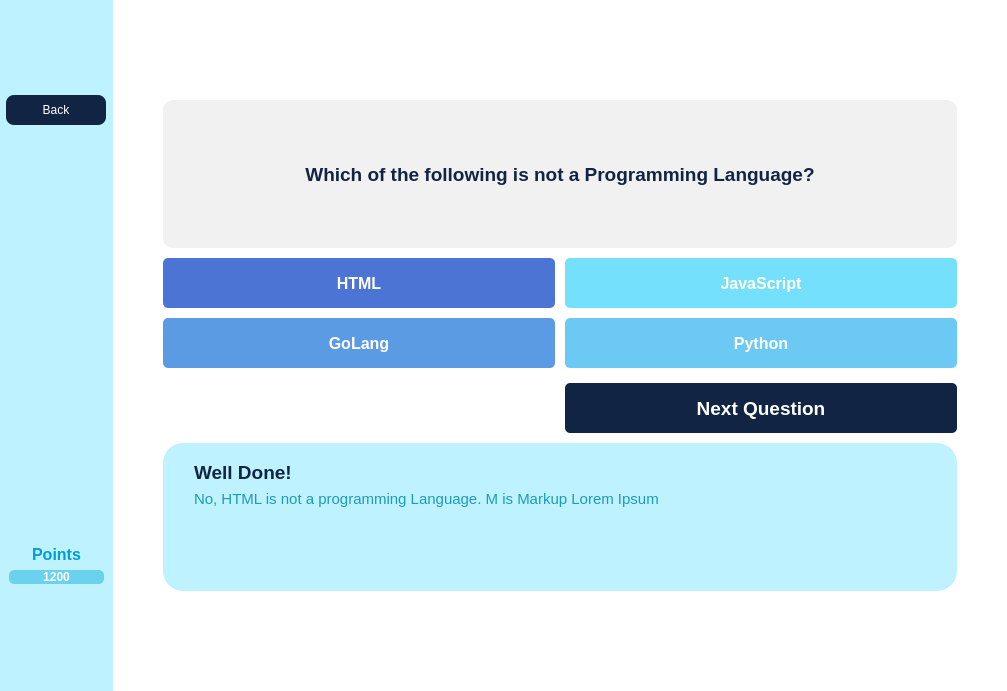
<?xml version="1.0" encoding="UTF-8"?>
<ui version="4.0">
 <class>MainWindow</class>
 <widget class="QMainWindow" name="MainWindow">
  <property name="geometry">
   <rect>
    <x>0</x>
    <y>0</y>
    <width>1007</width>
    <height>691</height>
   </rect>
  </property>
  <property name="sizePolicy">
   <sizepolicy hsizetype="MinimumExpanding" vsizetype="MinimumExpanding">
    <horstretch>0</horstretch>
    <verstretch>0</verstretch>
   </sizepolicy>
  </property>
  <property name="windowTitle">
   <string>MainWindow</string>
  </property>
  <widget class="QWidget" name="centralwidget">
   <property name="styleSheet">
    <string notr="true">border-color:#000000;
border:None;</string>
   </property>
   <layout class="QFormLayout" name="formLayout">
    <property name="horizontalSpacing">
     <number>0</number>
    </property>
    <property name="verticalSpacing">
     <number>0</number>
    </property>
    <property name="leftMargin">
     <number>0</number>
    </property>
    <property name="topMargin">
     <number>0</number>
    </property>
    <property name="rightMargin">
     <number>0</number>
    </property>
    <property name="bottomMargin">
     <number>0</number>
    </property>
    <item row="0" column="0">
     <widget class="QGroupBox" name="Sidebar">
      <property name="sizePolicy">
       <sizepolicy hsizetype="Maximum" vsizetype="MinimumExpanding">
        <horstretch>0</horstretch>
        <verstretch>0</verstretch>
       </sizepolicy>
      </property>
      <property name="styleSheet">
       <string notr="true">background:#BFF2FF;</string>
      </property>
      <layout class="QGridLayout" name="gridLayout">
       <property name="leftMargin">
        <number>0</number>
       </property>
       <property name="topMargin">
        <number>0</number>
       </property>
       <property name="rightMargin">
        <number>0</number>
       </property>
       <property name="bottomMargin">
        <number>0</number>
       </property>
       <property name="spacing">
        <number>0</number>
       </property>
       <item row="3" column="0">
        <widget class="QFrame" name="Timer">
         <property name="sizePolicy">
          <sizepolicy hsizetype="Minimum" vsizetype="Maximum">
           <horstretch>0</horstretch>
           <verstretch>0</verstretch>
          </sizepolicy>
         </property>
         <property name="frameShape">
          <enum>QFrame::StyledPanel</enum>
         </property>
         <property name="frameShadow">
          <enum>QFrame::Raised</enum>
         </property>
         <layout class="QVBoxLayout" name="verticalLayout">
          <property name="spacing">
           <number>0</number>
          </property>
          <property name="leftMargin">
           <number>0</number>
          </property>
          <property name="topMargin">
           <number>0</number>
          </property>
          <property name="rightMargin">
           <number>0</number>
          </property>
          <property name="bottomMargin">
           <number>0</number>
          </property>
         </layout>
        </widget>
       </item>
       <item row="1" column="0" alignment="Qt::AlignHCenter">
        <widget class="QPushButton" name="pushButton">
         <property name="minimumSize">
          <size>
           <width>100</width>
           <height>30</height>
          </size>
         </property>
         <property name="maximumSize">
          <size>
           <width>100</width>
           <height>16777215</height>
          </size>
         </property>
         <property name="styleSheet">
          <string notr="true">QPushButton
{
background-color: rgb(18, 36, 68);
color: rgb(255, 255, 255);
border-radius:8px;
}


QPushButton:hover{
	background-color: rgb(114, 214, 249);
	color:rgb(17, 36, 68);	

}
QPushButton:pressed{	
	background-color:rgb(255, 255, 255);		
	color: rgb(17, 36, 68);
}</string>
         </property>
         <property name="text">
          <string>Back</string>
         </property>
        </widget>
       </item>
       <item row="4" column="0">
        <widget class="QFrame" name="Score">
         <property name="sizePolicy">
          <sizepolicy hsizetype="MinimumExpanding" vsizetype="Maximum">
           <horstretch>0</horstretch>
           <verstretch>0</verstretch>
          </sizepolicy>
         </property>
         <property name="frameShape">
          <enum>QFrame::StyledPanel</enum>
         </property>
         <property name="frameShadow">
          <enum>QFrame::Raised</enum>
         </property>
         <layout class="QVBoxLayout" name="verticalLayout_2">
          <item>
           <widget class="QLabel" name="Points">
            <property name="sizePolicy">
             <sizepolicy hsizetype="MinimumExpanding" vsizetype="Maximum">
              <horstretch>0</horstretch>
              <verstretch>0</verstretch>
             </sizepolicy>
            </property>
            <property name="font">
             <font>
              <pointsize>12</pointsize>
              <bold>true</bold>
             </font>
            </property>
            <property name="styleSheet">
             <string notr="true">color:#009ed5; font-weight:600;</string>
            </property>
            <property name="text">
             <string>Points</string>
            </property>
            <property name="alignment">
             <set>Qt::AlignCenter</set>
            </property>
           </widget>
          </item>
          <item>
           <widget class="QLabel" name="ScoreCounter">
            <property name="sizePolicy">
             <sizepolicy hsizetype="MinimumExpanding" vsizetype="Maximum">
              <horstretch>0</horstretch>
              <verstretch>0</verstretch>
             </sizepolicy>
            </property>
            <property name="minimumSize">
             <size>
              <width>0</width>
              <height>0</height>
             </size>
            </property>
            <property name="styleSheet">
             <string notr="true">color:#FFFFFF; font-weight:1000; background-color:#6AD2ED; border-radius:5px;</string>
            </property>
            <property name="text">
             <string>1200</string>
            </property>
            <property name="alignment">
             <set>Qt::AlignCenter</set>
            </property>
            <property name="margin">
             <number>5</number>
            </property>
           </widget>
          </item>
         </layout>
        </widget>
       </item>
       <item row="2" column="0">
        <widget class="QFrame" name="SidebarImage">
         <property name="sizePolicy">
          <sizepolicy hsizetype="Maximum" vsizetype="Maximum">
           <horstretch>0</horstretch>
           <verstretch>0</verstretch>
          </sizepolicy>
         </property>
         <property name="frameShape">
          <enum>QFrame::StyledPanel</enum>
         </property>
         <property name="frameShadow">
          <enum>QFrame::Raised</enum>
         </property>
         <layout class="QGridLayout" name="gridLayout_2">
          <property name="leftMargin">
           <number>0</number>
          </property>
          <property name="topMargin">
           <number>0</number>
          </property>
          <property name="rightMargin">
           <number>0</number>
          </property>
          <property name="bottomMargin">
           <number>0</number>
          </property>
          <property name="spacing">
           <number>0</number>
          </property>
          <item row="1" column="0">
           <widget class="QLabel" name="label">
            <property name="sizePolicy">
             <sizepolicy hsizetype="Ignored" vsizetype="Ignored">
              <horstretch>0</horstretch>
              <verstretch>0</verstretch>
             </sizepolicy>
            </property>
            <property name="minimumSize">
             <size>
              <width>113</width>
              <height>126</height>
             </size>
            </property>
            <property name="maximumSize">
             <size>
              <width>226</width>
              <height>253</height>
             </size>
            </property>
            <property name="baseSize">
             <size>
              <width>113</width>
              <height>126</height>
             </size>
            </property>
            <property name="text">
             <string/>
            </property>
            <property name="textFormat">
             <enum>Qt::AutoText</enum>
            </property>
            <property name="pixmap">
             <pixmap>:/imgs/(Landing+Quiz)Mascot.svg</pixmap>
            </property>
            <property name="scaledContents">
             <bool>true</bool>
            </property>
           </widget>
          </item>
         </layout>
        </widget>
       </item>
      </layout>
     </widget>
    </item>
    <item row="0" column="1">
     <widget class="QGroupBox" name="MainContent">
      <property name="sizePolicy">
       <sizepolicy hsizetype="MinimumExpanding" vsizetype="MinimumExpanding">
        <horstretch>0</horstretch>
        <verstretch>0</verstretch>
       </sizepolicy>
      </property>
      <property name="styleSheet">
       <string notr="true">background-color:#FFF</string>
      </property>
      <property name="title">
       <string/>
      </property>
      <layout class="QVBoxLayout" name="verticalLayout_4">
       <property name="spacing">
        <number>10</number>
       </property>
       <property name="leftMargin">
        <number>50</number>
       </property>
       <property name="topMargin">
        <number>100</number>
       </property>
       <property name="rightMargin">
        <number>50</number>
       </property>
       <property name="bottomMargin">
        <number>100</number>
       </property>
       <item>
        <widget class="QGroupBox" name="Question">
         <property name="font">
          <font>
           <pointsize>14</pointsize>
          </font>
         </property>
         <property name="styleSheet">
          <string notr="true">border:none;</string>
         </property>
         <property name="title">
          <string/>
         </property>
         <layout class="QVBoxLayout" name="verticalLayout_3">
          <property name="spacing">
           <number>0</number>
          </property>
          <property name="leftMargin">
           <number>0</number>
          </property>
          <property name="topMargin">
           <number>0</number>
          </property>
          <property name="rightMargin">
           <number>0</number>
          </property>
          <property name="bottomMargin">
           <number>0</number>
          </property>
          <item>
           <widget class="QLabel" name="QuestionText">
            <property name="sizePolicy">
             <sizepolicy hsizetype="Preferred" vsizetype="Preferred">
              <horstretch>0</horstretch>
              <verstretch>0</verstretch>
             </sizepolicy>
            </property>
            <property name="font">
             <font>
              <pointsize>14</pointsize>
              <bold>true</bold>
             </font>
            </property>
            <property name="styleSheet">
             <string notr="true">font-weight:1000; background-color:#F1F1F1; color:#122444; border-color:#DFDFDF; border-width:10px; border-radius:10px</string>
            </property>
            <property name="text">
             <string>Which of the following is not a Programming Language?</string>
            </property>
            <property name="alignment">
             <set>Qt::AlignCenter</set>
            </property>
            <property name="wordWrap">
             <bool>true</bool>
            </property>
            <property name="margin">
             <number>15</number>
            </property>
           </widget>
          </item>
         </layout>
        </widget>
       </item>
       <item>
        <widget class="QGroupBox" name="Options">
         <property name="styleSheet">
          <string notr="true">border:None;</string>
         </property>
         <property name="title">
          <string/>
         </property>
         <layout class="QGridLayout" name="gridLayout_3">
          <property name="leftMargin">
           <number>0</number>
          </property>
          <property name="topMargin">
           <number>0</number>
          </property>
          <property name="rightMargin">
           <number>0</number>
          </property>
          <property name="bottomMargin">
           <number>0</number>
          </property>
          <property name="spacing">
           <number>10</number>
          </property>
          <item row="3" column="1">
           <widget class="QPushButton" name="NextQuestion">
            <property name="sizePolicy">
             <sizepolicy hsizetype="Minimum" vsizetype="Fixed">
              <horstretch>0</horstretch>
              <verstretch>0</verstretch>
             </sizepolicy>
            </property>
            <property name="minimumSize">
             <size>
              <width>0</width>
              <height>50</height>
             </size>
            </property>
            <property name="font">
             <font>
              <pointsize>14</pointsize>
              <bold>true</bold>
             </font>
            </property>
            <property name="styleSheet">
             <string notr="true">QPushButton
{
	color:#FFF;
 	font-weight:600;
	border-radius:5px;
	background-color:#122444;
}
QPushButton:hover
{
	background-color: rgb(255, 255, 255);
	color: rgb(18, 36, 68);
}
QPushButton:pressed
{
	background-color: rgb(8, 15, 29);
	color: rgb(255, 255, 255);
}</string>
            </property>
            <property name="text">
             <string>Next Question</string>
            </property>
           </widget>
          </item>
          <item row="2" column="1">
           <spacer name="verticalSpacer">
            <property name="orientation">
             <enum>Qt::Vertical</enum>
            </property>
            <property name="sizeType">
             <enum>QSizePolicy::Maximum</enum>
            </property>
            <property name="sizeHint" stdset="0">
             <size>
              <width>20</width>
              <height>5</height>
             </size>
            </property>
           </spacer>
          </item>
          <item row="0" column="0">
           <widget class="QPushButton" name="Option1">
            <property name="minimumSize">
             <size>
              <width>275</width>
              <height>50</height>
             </size>
            </property>
            <property name="maximumSize">
             <size>
              <width>16777215</width>
              <height>70</height>
             </size>
            </property>
            <property name="font">
             <font>
              <pointsize>12</pointsize>
              <bold>true</bold>
             </font>
            </property>
            <property name="styleSheet">
             <string notr="true">QPushButton{
color:#FFF; font-weight:600; padding:0px 10px; border-radius:5px; background-color:#4B74D5;
}
 QPushButton:hover
{
	background-color: rgb(255, 255, 255);
	color: rgb(75, 116, 213);
}
QPushButton:pressed
{
	background-color: rgb(52, 80, 147);
	color: rgb(255, 255, 255);
}</string>
            </property>
            <property name="text">
             <string>HTML</string>
            </property>
            <property name="checked">
             <bool>false</bool>
            </property>
           </widget>
          </item>
          <item row="0" column="1">
           <widget class="QPushButton" name="Option2">
            <property name="minimumSize">
             <size>
              <width>274</width>
              <height>50</height>
             </size>
            </property>
            <property name="maximumSize">
             <size>
              <width>16777215</width>
              <height>70</height>
             </size>
            </property>
            <property name="font">
             <font>
              <pointsize>12</pointsize>
              <bold>true</bold>
             </font>
            </property>
            <property name="styleSheet">
             <string notr="true">QPushButton{color:#FFF; font-weight:600; padding:0px 10px; border-radius:5px; background-color:#74E0FC
}
 QPushButton:hover
{
	background-color: rgb(255, 255, 255);
	color:rgb(116, 224, 252);
}
QPushButton:pressed
{
	background-color: rgb(89, 173, 194);	
	color: rgb(255, 255, 255);
}
</string>
            </property>
            <property name="text">
             <string>JavaScript</string>
            </property>
            <property name="checked">
             <bool>false</bool>
            </property>
           </widget>
          </item>
          <item row="1" column="0">
           <widget class="QPushButton" name="Option3">
            <property name="minimumSize">
             <size>
              <width>275</width>
              <height>50</height>
             </size>
            </property>
            <property name="maximumSize">
             <size>
              <width>16777215</width>
              <height>70</height>
             </size>
            </property>
            <property name="font">
             <font>
              <pointsize>12</pointsize>
              <bold>true</bold>
             </font>
            </property>
            <property name="styleSheet">
             <string notr="true">QPushButton{
color:#FFF; font-weight:600; padding:0px 10px; border-radius:5px; background-color:#5A9BE3;
}
 QPushButton:hover
{
	background-color:rgb(255, 255, 255);
	color: rgb(90, 155, 227);
}
QPushButton:pressed
{
	background-color: rgb(62, 108, 157);	
	color: rgb(255, 255, 255);
}</string>
            </property>
            <property name="text">
             <string>GoLang</string>
            </property>
            <property name="checked">
             <bool>false</bool>
            </property>
           </widget>
          </item>
          <item row="1" column="1">
           <widget class="QPushButton" name="Option4">
            <property name="minimumSize">
             <size>
              <width>274</width>
              <height>50</height>
             </size>
            </property>
            <property name="maximumSize">
             <size>
              <width>16777215</width>
              <height>70</height>
             </size>
            </property>
            <property name="font">
             <font>
              <pointsize>12</pointsize>
              <bold>true</bold>
             </font>
            </property>
            <property name="styleSheet">
             <string notr="true">QPushButton
{
color:#FFF; font-weight:600; padding:0px 10px; border-radius:5px; background-color:#6BC9F4;
}
 QPushButton:hover
{
	background-color: rgb(255, 255, 255);
	color: rgb(107, 201, 244)
}
QPushButton:pressed
{
	background-color: rgb(80, 151, 182);	
	color: rgb(255, 255, 255);
}</string>
            </property>
            <property name="text">
             <string>Python</string>
            </property>
            <property name="checked">
             <bool>false</bool>
            </property>
           </widget>
          </item>
         </layout>
        </widget>
       </item>
       <item>
        <widget class="QGroupBox" name="CheckResponse">
         <property name="styleSheet">
          <string notr="true">background-color:#BFF2FF; border-radius:20px</string>
         </property>
         <property name="title">
          <string/>
         </property>
         <layout class="QHBoxLayout" name="horizontalLayout">
          <item>
           <widget class="QLabel" name="label_4">
            <property name="sizePolicy">
             <sizepolicy hsizetype="Maximum" vsizetype="Maximum">
              <horstretch>0</horstretch>
              <verstretch>0</verstretch>
             </sizepolicy>
            </property>
            <property name="text">
             <string/>
            </property>
            <property name="pixmap">
             <pixmap>:/imgs/CorrectAns.svg</pixmap>
            </property>
            <property name="scaledContents">
             <bool>true</bool>
            </property>
           </widget>
          </item>
          <item>
           <widget class="QGroupBox" name="Text">
            <property name="styleSheet">
             <string notr="true"/>
            </property>
            <property name="title">
             <string/>
            </property>
            <layout class="QVBoxLayout" name="verticalLayout_5">
             <item>
              <widget class="QLabel" name="SHORTCheck">
               <property name="sizePolicy">
                <sizepolicy hsizetype="Preferred" vsizetype="Maximum">
                 <horstretch>0</horstretch>
                 <verstretch>0</verstretch>
                </sizepolicy>
               </property>
               <property name="font">
                <font>
                 <pointsize>14</pointsize>
                 <bold>true</bold>
                </font>
               </property>
               <property name="styleSheet">
                <string notr="true">font-weight:700; color:#122444</string>
               </property>
               <property name="text">
                <string>Well Done!</string>
               </property>
              </widget>
             </item>
             <item>
              <widget class="QLabel" name="AnswerExplanation">
               <property name="font">
                <font>
                 <pointsize>11</pointsize>
                </font>
               </property>
               <property name="styleSheet">
                <string notr="true">color: rgb(28, 155, 184);</string>
               </property>
               <property name="text">
                <string>No, HTML is not a programming Language. M is Markup Lorem Ipsum</string>
               </property>
               <property name="alignment">
                <set>Qt::AlignJustify|Qt::AlignTop</set>
               </property>
               <property name="wordWrap">
                <bool>true</bool>
               </property>
              </widget>
             </item>
            </layout>
           </widget>
          </item>
         </layout>
        </widget>
       </item>
      </layout>
     </widget>
    </item>
   </layout>
  </widget>
 </widget>
 <resources>
  <include location="../media/qrc/quiz_images.qrc"/>
 </resources>
 <connections/>
</ui>
